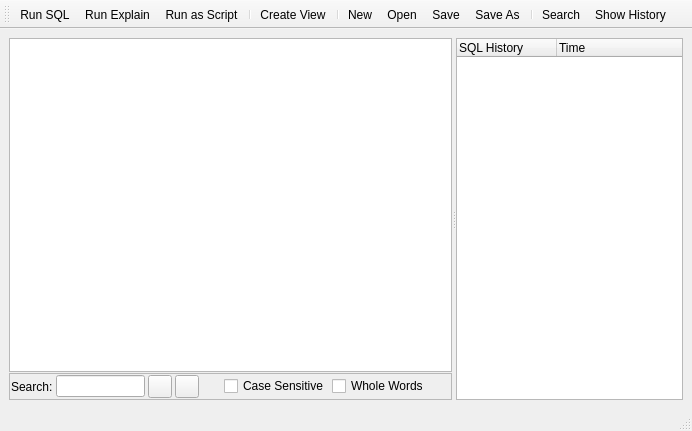
<?xml version="1.0" encoding="UTF-8"?>
<ui version="4.0">
 <class>SqlEditor</class>
 <widget class="QMainWindow" name="SqlEditor">
  <property name="geometry">
   <rect>
    <x>0</x>
    <y>0</y>
    <width>692</width>
    <height>431</height>
   </rect>
  </property>
  <property name="windowTitle">
   <string>SqlEditor</string>
  </property>
  <widget class="QWidget" name="centralwidget">
   <layout class="QGridLayout" name="gridLayout">
    <item row="0" column="0">
     <widget class="QSplitter" name="splitter">
      <property name="orientation">
       <enum>Qt::Horizontal</enum>
      </property>
      <property name="childrenCollapsible">
       <bool>false</bool>
      </property>
      <widget class="QWidget" name="layoutWidget">
       <layout class="QVBoxLayout">
        <property name="spacing">
         <number>1</number>
        </property>
        <item>
         <widget class="SqlEditorWidget" name="sqlTextEdit"/>
        </item>
        <item>
         <widget class="QFrame" name="searchFrame">
          <property name="frameShape">
           <enum>QFrame::StyledPanel</enum>
          </property>
          <property name="frameShadow">
           <enum>QFrame::Raised</enum>
          </property>
          <layout class="QGridLayout">
           <property name="margin">
            <number>1</number>
           </property>
           <property name="spacing">
            <number>3</number>
           </property>
           <item row="0" column="3">
            <widget class="QToolButton" name="nextToolButton">
             <property name="toolTip">
              <string>Search Next</string>
             </property>
             <property name="shortcut">
              <string>F3</string>
             </property>
            </widget>
           </item>
           <item row="0" column="6">
            <widget class="QCheckBox" name="wholeWordsCheckBox">
             <property name="text">
              <string>Whole Words</string>
             </property>
            </widget>
           </item>
           <item row="0" column="1">
            <widget class="QLineEdit" name="searchEdit"/>
           </item>
           <item row="0" column="5">
            <widget class="QCheckBox" name="caseCheckBox">
             <property name="text">
              <string>Case Sensitive</string>
             </property>
            </widget>
           </item>
           <item row="0" column="0">
            <widget class="QLabel" name="label">
             <property name="text">
              <string>Search:</string>
             </property>
            </widget>
           </item>
           <item row="0" column="2">
            <widget class="QToolButton" name="previousToolButton">
             <property name="toolTip">
              <string>Search previous</string>
             </property>
             <property name="shortcut">
              <string>Shift+F3</string>
             </property>
            </widget>
           </item>
           <item row="0" column="7">
            <spacer>
             <property name="orientation">
              <enum>Qt::Horizontal</enum>
             </property>
             <property name="sizeHint" stdset="0">
              <size>
               <width>40</width>
               <height>20</height>
              </size>
             </property>
            </spacer>
           </item>
           <item row="0" column="4">
            <spacer>
             <property name="orientation">
              <enum>Qt::Horizontal</enum>
             </property>
             <property name="sizeHint" stdset="0">
              <size>
               <width>40</width>
               <height>20</height>
              </size>
             </property>
            </spacer>
           </item>
          </layout>
         </widget>
        </item>
       </layout>
      </widget>
      <widget class="QTreeWidget" name="historyTreeWidget">
       <property name="alternatingRowColors">
        <bool>true</bool>
       </property>
       <property name="selectionBehavior">
        <enum>QAbstractItemView::SelectItems</enum>
       </property>
       <column>
        <property name="text">
         <string>SQL History</string>
        </property>
       </column>
       <column>
        <property name="text">
         <string>Time</string>
        </property>
       </column>
      </widget>
     </widget>
    </item>
   </layout>
  </widget>
  <widget class="QToolBar" name="toolBar">
   <property name="windowTitle">
    <string>Editor Tools</string>
   </property>
   <property name="orientation">
    <enum>Qt::Horizontal</enum>
   </property>
   <attribute name="toolBarArea">
    <enum>TopToolBarArea</enum>
   </attribute>
   <attribute name="toolBarBreak">
    <bool>false</bool>
   </attribute>
   <addaction name="action_Run_SQL"/>
   <addaction name="actionRun_Explain"/>
   <addaction name="actionRun_as_Script"/>
   <addaction name="separator"/>
   <addaction name="actionCreateView"/>
   <addaction name="separator"/>
   <addaction name="action_New"/>
   <addaction name="action_Open"/>
   <addaction name="action_Save"/>
   <addaction name="actionSave_As"/>
   <addaction name="separator"/>
   <addaction name="actionSearch"/>
   <addaction name="actionShow_History"/>
  </widget>
  <widget class="QStatusBar" name="statusBar"/>
  <action name="action_Run_SQL">
   <property name="text">
    <string>&amp;Run SQL</string>
   </property>
   <property name="toolTip">
    <string>Run SQL (F9)</string>
   </property>
   <property name="shortcut">
    <string>F9</string>
   </property>
  </action>
  <action name="actionRun_Explain">
   <property name="text">
    <string>Run &amp;Explain</string>
   </property>
   <property name="toolTip">
    <string>Run Explain (F6)</string>
   </property>
   <property name="shortcut">
    <string>F6</string>
   </property>
  </action>
  <action name="action_Open">
   <property name="text">
    <string>&amp;Open...</string>
   </property>
   <property name="shortcut">
    <string>Ctrl+O</string>
   </property>
  </action>
  <action name="action_Save">
   <property name="text">
    <string>&amp;Save</string>
   </property>
   <property name="toolTip">
    <string>Save (Ctrl+S)</string>
   </property>
   <property name="shortcut">
    <string>Ctrl+S</string>
   </property>
  </action>
  <action name="action_New">
   <property name="text">
    <string>&amp;New</string>
   </property>
   <property name="shortcut">
    <string>Ctrl+N</string>
   </property>
  </action>
  <action name="actionSave_As">
   <property name="text">
    <string>Save &amp;As...</string>
   </property>
  </action>
  <action name="actionCreateView">
   <property name="text">
    <string>Create View</string>
   </property>
   <property name="toolTip">
    <string>Create view from the current select statement</string>
   </property>
  </action>
  <action name="actionSearch">
   <property name="checkable">
    <bool>true</bool>
   </property>
   <property name="text">
    <string>Search</string>
   </property>
   <property name="toolTip">
    <string>Search in the SQL file (Ctrl+F)</string>
   </property>
   <property name="shortcut">
    <string>Ctrl+F</string>
   </property>
  </action>
  <action name="actionRun_as_Script">
   <property name="text">
    <string>Run as Script</string>
   </property>
   <property name="toolTip">
    <string>Run multiple SQL statements from current cursor position in one batch (F5)</string>
   </property>
   <property name="shortcut">
    <string>F5</string>
   </property>
  </action>
  <action name="actionShow_History">
   <property name="checkable">
    <bool>true</bool>
   </property>
   <property name="text">
    <string>Show History</string>
   </property>
   <property name="toolTip">
    <string>Show SQL statement history</string>
   </property>
  </action>
 </widget>
 <customwidgets>
  <customwidget>
   <class>SqlEditorWidget</class>
   <extends>QTextEdit</extends>
   <header>sqleditorwidget.h</header>
  </customwidget>
 </customwidgets>
 <resources/>
 <connections/>
</ui>
